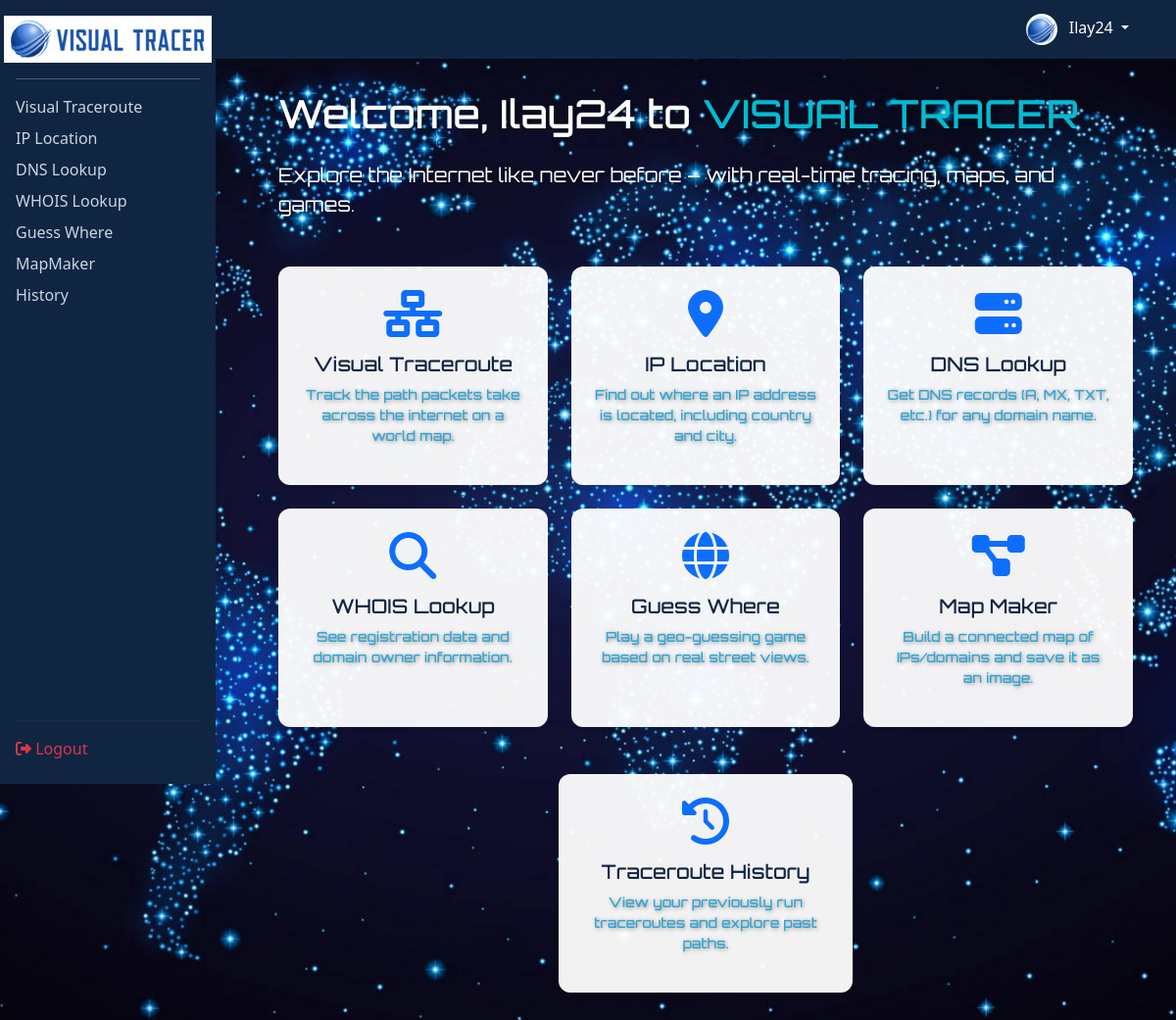
The app's page / (signed in) with its own data.
### app/models.py (models this page shows, shortened)
class User(db.Model, UserMixin):
    id = db.Column(db.Integer, primary_key=True)
    username = db.Column(db.String(64), unique=True, nullable=False, index=True)
    email = db.Column(db.String(120), unique=True, nullable=False, index=True)
    password_hash = db.Column(db.String(128), nullable=False)
    profile_image = db.Column(db.String(120), default='default.jpg')
    bio = db.Column(db.Text, nullable=True)
    created_at = db.Column(db.DateTime, default=datetime.utcnow)
    updated_at = db.Column(db.DateTime, default=datetime.utcnow, onupdate=datetime.utcnow)
    trace_histories = db.relationship('TracerouteHistory', backref='user', lazy='dynamic', cascade='all, delete-orphan')

### app/routes/main.py (the view)
@main_bp.route('/')
def index():
    return render_template('base.html', title='Network Tools')

### app/models.py (called while the page is built)
@login_manager.user_loader
def load_user(user_id):
    return User.query.get(int(user_id))

### app/templates/base.html (shortened to what this page needs)
<!DOCTYPE html>
<html lang="en">
<head>
    <link href="https://cdn.jsdelivr.net/npm/bootstrap@5.3.0/dist/css/bootstrap.min.css" rel="stylesheet">
    <link rel="stylesheet" href="https://cdnjs.cloudflare.com/ajax/libs/font-awesome/6.4.0/css/all.min.css">
    <link rel="stylesheet" href="https://unpkg.com/leaflet@1.9.4/dist/leaflet.css" />
    <link rel="stylesheet" href="{{ url_for('static', filename='css/style.css') }}">
    <link rel="stylesheet" href="https://cdnjs.cloudflare.com/ajax/libs/animate.css/4.1.1/animate.min.css" />
</head>
<body>
    <div class="sidebar">
        <a class="d-flex align-items-center justify-content-center mb-3" href="{{ url_for('main.index') }}">
            <img src="{{ url_for('static', filename='img/logo.png') }}" style="height: 48px;">
        </a>
        <hr>
        {% if current_user.is_authenticated %}
            <a class="nav-link" href="{{ url_for('tools.traceroute_page') }}">Visual Traceroute</a>
            <a class="nav-link" href="{{ url_for('tools.ip_location') }}">IP Location</a>
            <a class="nav-link" href="{{ url_for('tools.dns_lookup') }}">DNS Lookup</a>
            <a class="nav-link" href="{{ url_for('tools.whois_lookup') }}">WHOIS Lookup</a>
            <a class="nav-link" href="{{ url_for('tools.guess_where') }}">Guess Where</a>
            <a class="nav-link" href="{{ url_for('tools.map_maker') }}">MapMaker</a>
            <a class="nav-link" href="{{ url_for('tools.history') }}">History</a>
            <div style="position: absolute; bottom: 1rem; width: calc(100% - 2rem);">
                <hr style="border-top: 1px solid rgba(255,255,255,0.2);">
                <a class="nav-link text-danger" href="{{ url_for('auth.logout') }}">
                    <i class="fas fa-sign-out-alt"></i> Logout
                </a>
            </div>
        {% endif %}
    </div>
    <nav class="navbar navbar-custom justify-content-end">
        <div class="d-flex align-items-center">
            {% if current_user.is_authenticated %}
            <div class="dropdown">
                <a class="nav-link dropdown-toggle text-white" href="#" role="button" data-bs-toggle="dropdown">
                    <img src="{{ url_for('static', filename='uploads/' + current_user.profile_image) }}" class="avatar-img me-2">
                    {{ current_user.username }}
                </a>
            </div>
            {% else %}
            <a class="nav-link text-white" href="{{ url_for('auth.login') }}">Login</a>
            <a class="nav-link text-white" href="{{ url_for('auth.register') }}">Register</a>
            {% endif %}
        </div>
    </nav>
    <div class="main-content">
        {% if request.endpoint == 'main.index' %}
        <div class="home-welcome container">
          <h1 class="mb-4 animate__animated animate__fadeInDown">Welcome{{ ', ' + current_user.username if current_user.is_authenticated else '' }} to <span style="color:#00bcd4;">VISUAL TRACER</span></h1>
          <p class="lead animate__animated animate__fadeIn">Explore the Internet like never before – with real-time tracing, maps, and games.</p>
          <div class="row mt-5">
            {% if current_user.is_authenticated %}
              <div class="col-md-4 mb-4">
                <a href="{{ url_for('tools.traceroute_page') }}" class="card shadow-sm text-center p-4 home-card h-100 text-decoration-none text-dark">
                  <i class="fas fa-network-wired fa-3x mb-3 text-primary"></i>
                  <h5>Visual Traceroute</h5>
                  <p class="small text-muted">Track the path packets take across the internet on a world map.</p>
                </a>
              </div>
              <div class="col-md-4 mb-4">
                <a href="{{ url_for('tools.ip_location') }}" class="card shadow-sm text-center p-4 home-card h-100 text-decoration-none text-dark">
                  <i class="fas fa-map-marker-alt fa-3x mb-3 text-primary"></i>
                  <h5>IP Location</h5>
                  <p class="small text-muted">Find out where an IP address is located, including country and city.</p>
                </a>
              </div>
              <div class="col-md-4 mb-4">
                <a href="{{ url_for('tools.dns_lookup') }}" class="card shadow-sm text-center p-4 home-card h-100 text-decoration-none text-dark">
                  <i class="fas fa-server fa-3x mb-3 text-primary"></i>
                  <h5>DNS Lookup</h5>
                  <p class="small text-muted">Get DNS records (A, MX, TXT, etc.) for any domain name.</p>
                </a>
              </div>
              <div class="col-md-4 mb-4">
                <a href="{{ url_for('tools.whois_lookup') }}" class="card shadow-sm text-center p-4 home-card h-100 text-decoration-none text-dark">
                  <i class="fas fa-search fa-3x mb-3 text-primary"></i>
                  <h5>WHOIS Lookup</h5>
                  <p class="small text-muted">See registration data and domain owner information.</p>
                </a>
              </div>
              <div class="col-md-4 mb-4">
                <a href="{{ url_for('tools.guess_where') }}" class="card shadow-sm text-center p-4 home-card h-100 text-decoration-none text-dark">
                  <i class="fas fa-globe fa-3x mb-3 text-primary"></i>
                  <h5>Guess Where</h5>
                  <p class="small text-muted">Play a geo-guessing game based on real street views.</p>
                </a>
              </div>
              <div class="col-md-4 mb-4">
                <a href="{{ url_for('tools.map_maker') }}" class="card shadow-sm text-center p-4 home-card h-100 text-decoration-none text-dark">
                  <i class="fas fa-project-diagram fa-3x mb-3 text-primary"></i>
                  <h5>Map Maker</h5>
                  <p class="small text-muted">Build a connected map of IPs/domains and save it as an image.</p>
                </a>
              </div>
            {% else %}
              <div class="col-md-12 text-center mt-4">
                <a href="{{ url_for('auth.login') }}" class="btn btn-lg btn-primary me-2">Login</a>
                <a href="{{ url_for('auth.register') }}" class="btn btn-lg btn-outline-light">Register</a>
              </div>
            {% endif %}
          </div>
          <div class="d-flex justify-content-center mt-4">
            <a href="{{ url_for('tools.history') }}" class="card shadow-sm text-center p-4 home-card text-decoration-none text-dark" style="width: 300px;">
              <i class="fas fa-history fa-3x mb-3 text-primary"></i>
              <h5>Traceroute History</h5>
              <p class="small text-muted">View your previously run traceroutes and explore past paths.</p>
            </a>
          </div>
        </div>
        {% endif %}
    </div>
</body>
</html>

### app/static/css/style.css (style rules this page uses)
body { background-color: transparent; font-family: 'Segoe UI', Tahoma, Geneva, Verdana, sans-serif; margin: 0; padding: 0; color: #ffffff; }
.home-card { border-radius: 0.75rem; transition: transform 0.3s ease, box-shadow 0.3s ease; background: rgba(255, 255, 255, 0.95); }
:root { --bg-color: #ffffff; --text-color: #000000; --card-bg: rgba(255, 255, 255, 0.95); --primary-color: #102542; }
body { background-color: var(--bg-color); color: var(--text-color); }
.card { background-color: var(--card-bg); color: var(--text-color); }
.navbar-custom, .sidebar { background-color: var(--primary-color) !important; }
.navbar-custom .nav-link, .sidebar .nav-link { color: var(--text-color); }
.home-welcome h1, .home-welcome p { font-family: 'Orbitron', sans-serif; color: #ffffff !important; text-shadow: 1px 1px 4px rgba(0, 0, 0, 0.4); }
.sidebar { height: 100vh; background-color: #102542; padding: 1rem; position: fixed; width: 220px; top: 0; left: 0; color: white; z-index: 1000; }
.sidebar .nav-link { color: #cbd5e0; margin: 0.5rem 0; font-weight: 500; display: block; }
.navbar-custom { background-color: #102542; color: white; margin-left: 220px; height: 60px; display: flex; align-items: center; padding: 0 2rem; }
.navbar-custom .nav-link { color: white; padding: 0 1rem; }
.avatar-img { width: 32px; height: 32px; border-radius: 50%; object-fit: cover; }
.main-content { margin-left: 240px; padding: 2rem; min-height: calc(100vh - 60px); }
.card { background-color: rgba(255, 255, 255, 0.95); border: none; border-radius: 0.5rem; color: #000; }
h1, h3, h5, h6 { font-family: 'Orbitron', sans-serif; color: #102542 !important; }
.home-card p.small { color: #2313A6 !important; font-weight: 500; }
h1, h3, h5, h6 { font-family: 'Orbitron', sans-serif; color: #ffffff; opacity: 0; transform: translateY(-20px); animation: fadeDown 1s ease forwards; }
.home-card p.small { color: #34A4D1 !important; font-weight: 500; opacity: 0; transform: translateY(20px); animation: fadeUp 1s ease forwards; animation-delay: 0.3s; }
h1, h3, h5, h6, .home-card p.small { opacity: 0; transform: translateY(20px); transition: all 0.8s ease-out; }
.animate-visible { opacity: 1; transform: translateY(0); }

### records on screen
User: profile_image (picture), username "Ilay24", username ", Ilay24"
